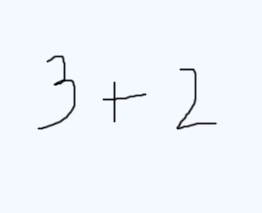
//> input picture sliding_windows/testimg.jpg, 262 x 213 px
$ ./main   (built with g++ and OpenCV 4)
//> lines starting //> are read from the running program, lines starting //| are printed output that depends on the picture; after the words box and inside, x2 and y2 are one past the last pixel; in counts of white or black regions, pixels touching at a corner belong together
### sliding_windows/ImageSegment.h
#pragma once

#include <opencv2/core/core.hpp>
#include <opencv2/highgui/highgui.hpp>
#include "Position.h"
#include <stdint.h>
#include <vector>

std::vector<std::vector<pos2d>> genObjectSegment(const cv::Mat &img);
std::vector<cv::Mat>genImageSegments(cv::Mat &img);
cv::Mat imageSegmentVecToMat(const cv::Mat &img, std::vector<std::vector<pos2d>> segments);
const int threshold_val = 100;

### sliding_windows/Position.h
#pragma once
#include <stdint.h>

struct pos2d{
	uint16_t r;
	uint16_t c;

	pos2d(uint16_t row, uint16_t column)
	{
		r = row;
		c = column;
	};
};

### sliding_windows/ImageSegment.cpp
#include "ImageSegment.h"
#include <stdint.h>
#include <iostream>

std::vector<std::vector<pos2d>> genObjectSegment(const cv::Mat& img)
{
	// pos2d
	pos2d p1(0,0); // starting pixel for bounding box

	std::vector<std::vector<pos2d>> segmentPos;  // container for bounding box positions

	bool isBoxed = false;
	bool rightBound = false;
	bool leftBound = false;
	bool bottomBound = false;
	bool topBound = false;

	bool start = false;

	std::vector<pos2d> rBoundLine;		// container for right bouding line
	std::vector<pos2d> lBoundLine;		// container for left bounding line
	std::vector<pos2d> tBoundLine;		// container for bottom bounding line
	std::vector<pos2d> bBoundLine;		// container for top bounding line


	// iterate through image and set p1 to position first detected black pixel
	for (int a = 0; (!start) && (a < img.rows); a++)
	{
		for (int b = 0; (!start) && (b < img.cols); b++)
		{
			if (img.at<uint8_t>(a, b) <= threshold_val)
			{
				p1.r = a;
				p1.c = b;
				start = true;
			}
		}
	}

	// init each bound line with starting pixel
	rBoundLine.push_back(p1);
	lBoundLine.push_back(p1);
	tBoundLine.push_back(p1);
	bBoundLine.push_back(p1);


	// main loop for detecting if an object is segmented
	while (isBoxed == false)
	{
		// if rightBound is not true
		while (rightBound == false)
		{
			rightBound = true;
			// loop through right bound line positions and increase column number by one.
			for (int i = 0; i < rBoundLine.size(); i++)  // EDIT: possibly make more efficient.
			{
				rBoundLine[i].c++;
				if (img.at<uint8_t>(rBoundLine[i].r, rBoundLine[i].c) <= threshold_val)
					rightBound = false;
			}
			// [8 lines of commented-out code are left out]
			tBoundLine.push_back(rBoundLine.front());
			bBoundLine.push_back(rBoundLine.back());
		}

		while (bottomBound == false)
		{
			bottomBound = true;
			// loop through bottom bound line positions and increase row number by one.
			for (int i = 0; i < bBoundLine.size(); i++)
			{
				bBoundLine[i].r++;
				if (img.at<uint8_t>(bBoundLine[i].r, bBoundLine[i].c) <= threshold_val)
					bottomBound = false;
			}
			// [8 lines of commented-out code are left out]
			rBoundLine.push_back(bBoundLine.back());
			lBoundLine.push_back(bBoundLine.front());
		}

		while (leftBound == false)
		{
			leftBound = true;
			// loop through left bound line positions and decrease column number by one.
			for (int i = 0; i < lBoundLine.size(); i++)
			{
				lBoundLine[i].c--;
				if (img.at<uint8_t>(lBoundLine[i].r, lBoundLine[i].c) <= threshold_val)
					leftBound = false;
			}
		// [8 lines of commented-out code are left out]
			tBoundLine.insert(tBoundLine.begin(), lBoundLine.front());
			bBoundLine.insert(bBoundLine.begin(), lBoundLine.back());
		}

		while (topBound == false)
		{
			topBound = true;
			// loop through top bound line positions and decrease row number by one.
			for (int i = 0; i < tBoundLine.size(); i++)
			{
				tBoundLine[i].r--;
				if (img.at<uint8_t>(tBoundLine[i].r, tBoundLine[i].c) <= threshold_val)
					topBound = false;
			}
			// [8 lines of commented-out code are left out]
			rBoundLine.insert(rBoundLine.begin(), tBoundLine.back());
			lBoundLine.insert(lBoundLine.begin(), tBoundLine.front());
		}

		for (int i = 0; i < rBoundLine.size() && rightBound == true; i++)
		{
			if (img.at<uint8_t>(rBoundLine[i].r, rBoundLine[i].c) <= threshold_val)
				rightBound = false;
		}
		for (int i = 0; i < bBoundLine.size() && bottomBound == true; i++)
		{
			if (img.at<uint8_t>(bBoundLine[i].r, bBoundLine[i].c) <= threshold_val)
				bottomBound = false;
		}
		for (int i = 0; i < lBoundLine.size() && leftBound == true; i++)
		{
			if (img.at<uint8_t>(lBoundLine[i].r, lBoundLine[i].c) <= threshold_val)
				leftBound = false;
		}
		for (int i = 0; i < tBoundLine.size() && topBound == true; i++)
		{
			if (img.at<uint8_t>(tBoundLine[i].r, tBoundLine[i].c) <= threshold_val)
				topBound = false;
		}
		if (rightBound && bottomBound && leftBound && rightBound == true)
			isBoxed = true;
	}

	// delete duplicate pixel values

	tBoundLine.pop_back();
	bBoundLine.pop_back();
	tBoundLine.erase(tBoundLine.begin());
	bBoundLine.erase(bBoundLine.begin());

	//segmentPos.reserve(rBoundLine.size() + bBoundLine.size() + lBoundLine.size() + tBoundLine.size());
	segmentPos.push_back(rBoundLine);
	segmentPos.push_back(bBoundLine);
	segmentPos.push_back(lBoundLine);
	segmentPos.push_back(tBoundLine);


	return segmentPos;
}

cv::Mat imageSegmentVecToMat(cv::Mat &img, std::vector<std::vector<pos2d>> segments)
{
	std::vector<pos2d> lBound;
	std::vector<pos2d> tBound;

	for (int i = 0; i < segments[2].size(); i++)
	{
		lBound.push_back(segments[2][i]);
	}
	for (int i = 0; i < segments[3].size(); i++)
	{
		tBound.push_back(segments[3][i]);
	}

	cv::Mat segImage((lBound.size() - 2), tBound.size(), CV_8UC1);	// create Mat container for segmented image

	for (int j = 0; j < segImage.rows; j++)
	{
		for (int k = 0; k < segImage.cols; k++)
		{
			segImage.at<uint8_t>(j,k) = img.at<uint8_t>((tBound[0].r + j + 1), ((lBound[0]).c + k +1));
			img.at<uint8_t>((tBound[0].r + j + 1), ((lBound[0]).c + k + 1)) = 255;
		}
	}


	return segImage;
}

std::vector<cv::Mat> genImageSegments(cv::Mat &img)
{
														  // holds segment positions of each image
	std::vector<cv::Mat> imgMat;						  // holds each segment as an image
	bool isSegmented = false;
														  // counter to keep track of segments in each the image
	while (isSegmented == false)
	{
		isSegmented = true;
		imgMat.push_back(imageSegmentVecToMat(img, genObjectSegment(img)));

		for (int a = 0; (isSegmented==true) && a < img.rows; a++)
		{
			for (int b = 0; (isSegmented==true) && b < img.cols; b++)
			{
				if (img.at<uint8_t>(a, b) <= threshold_val)
				{
					isSegmented = false;
				}
			}
		}
	}

	return imgMat;
}

### sliding_windows/main.cpp
#include <opencv2/core/core.hpp>
#include <opencv2/highgui/highgui.hpp>
#include "Position.h"
#include "ImageSegment.h"
#include <stdint.h>
#include <vector>
#include <iostream>
#include <string>


using namespace cv;
using namespace std;


int main(int argc, char** argv)
{
	Mat image;
	image = imread("./testimg.jpg", CV_LOAD_IMAGE_GRAYSCALE);
//> image: 213 rows x 262 cols, CV_8UC1; min 2, max 255, mean 245.4
	Mat modimage = imread("./testimg.jpg", CV_LOAD_IMAGE_GRAYSCALE);

	if (!image.data)
	{
		std::cout << "Could not open or find the original image" << std::endl;
		return -1;
	}

	if (!modimage.data)
	{
		std::cout << "Could not open or find the mod image" << std::endl;
		return -1;
	}

	std::vector<cv::Mat> imageSegments = genImageSegments(modimage);
//> the loop in genImageSegments, `while (isSegmented == false)` made 3 passes
//> isSegmented on passes 1 to 3: false, false, true
//> pass 1, in genImageSegments, `imgMat.push_back(imageSegmentVecToMat(img, genObjectSegment(img)));`:
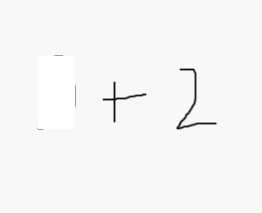
//> img: 213 rows x 262 cols, CV_8UC1; min 4, max 255, mean 246.7
//> pass 2, in genImageSegments, `imgMat.push_back(imageSegmentVecToMat(img, genObjectSegment(img)));`:
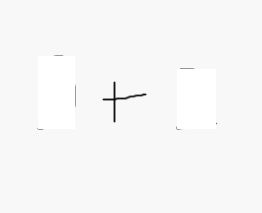
//> img: 213 rows x 262 cols, CV_8UC1; 4.19% of pixels changed, all inside (x1, y1, x2, y2) = (177, 69, 216, 129)
//> pass 3, in genImageSegments, `imgMat.push_back(imageSegmentVecToMat(img, genObjectSegment(img)));`:
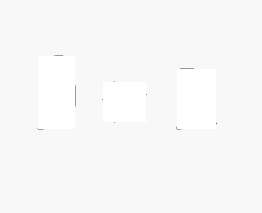
//> img: 213 rows x 262 cols, CV_8UC1; 3.08% of pixels changed, all inside (x1, y1, x2, y2) = (103, 82, 146, 122)
//> after the loop in genImageSegments, `while (isSegmented == false)`: isSegmented = true
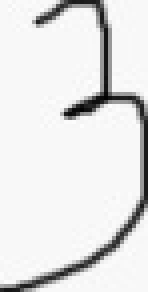
//> imageSegments[0]: 73 rows x 37 cols, CV_8UC1 (shown 4 times larger); min 2, max 254, mean 227.6
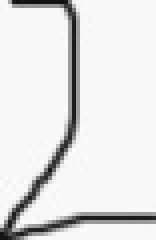
//> imageSegments[1]: 60 rows x 39 cols, CV_8UC1 (shown 4 times larger); min 14, max 253, mean 227.3
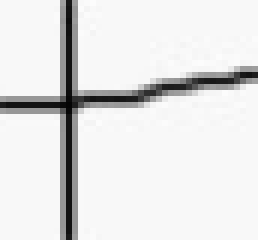
//> imageSegments[2]: 40 rows x 43 cols, CV_8UC1 (shown 6 times larger); min 4, max 252, mean 227.8
	cout << imageSegments.size() << endl;
//| 3
	imshow("Original", image);
	for (int i = 0; i < imageSegments.size(); i++)
	{
		imshow("Image Segment", imageSegments[i]);
	}
//> this loop made 3 passes

	imwrite("imgseg1.jpg", imageSegments[0]);
	imwrite("imgseg2.jpg", imageSegments[1]);
	imwrite("imgseg3.jpg", imageSegments[2]);

	waitKey(0); // Wait for a keystroke in the window
	return 0;
}
